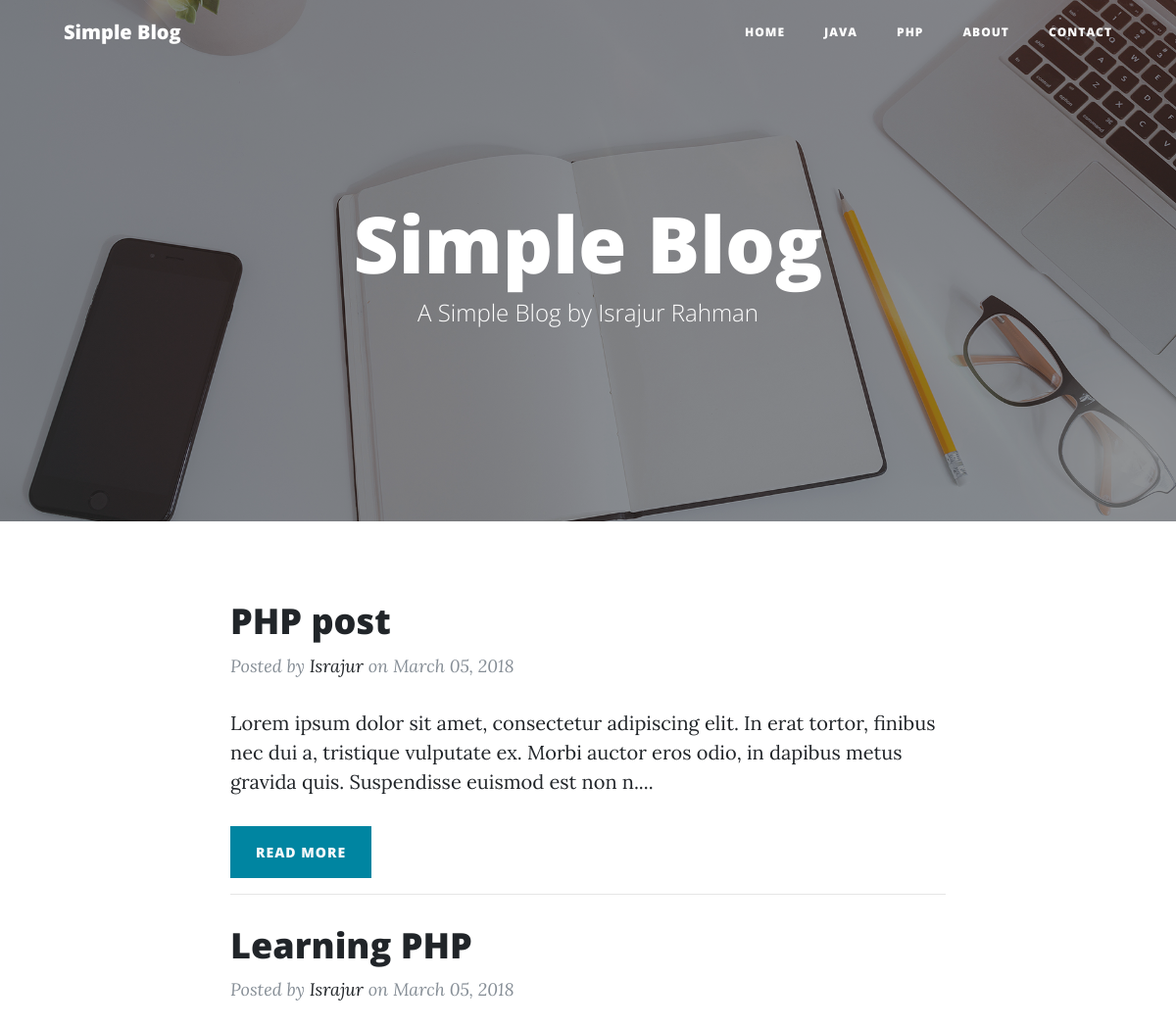
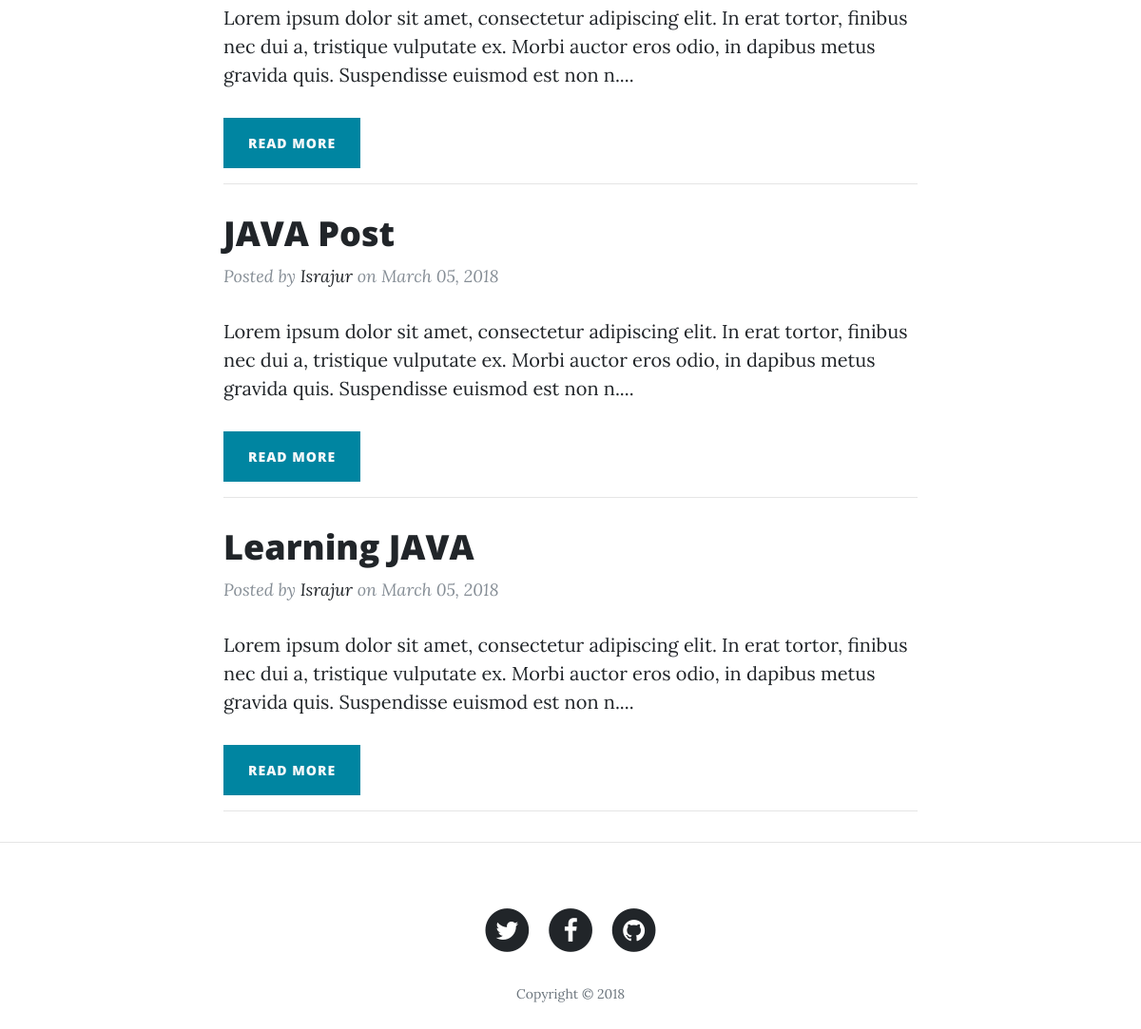
The page / on the database its author committed (2 pictures, top to bottom).
### tables this page shows
CREATE TABLE `categories` (
  `id` int(20) NOT NULL,
  `text` varchar(100) NOT NULL
);

CREATE TABLE `posts` (
  `id` int(11) NOT NULL,
  `title` varchar(200) NOT NULL,
  `category` int(11) NOT NULL,
  `date` varchar(100) NOT NULL,
  `body` longtext NOT NULL,
  `author` varchar(100) NOT NULL,
  `keywords` varchar(200) NOT NULL
);

### index.php (the view)
<?php include('includes/header.php') ?>
<?php include('includes/navbar.php') ?>
<?php
if (isset($_GET['category'])) {
  $category = mysqli_real_escape_string($conn , $_GET['category']);
  $post = "SELECT * FROM posts WHERE category='$category'";
}else {
  $post = "SELECT * FROM posts";
}
$posts = $conn->query($post)
?>
    <header class="masthead" style="background-image: url('assets/img/home-bg.jpg')">
      <div class="overlay"></div>
      <div class="container">
        <div class="row">
          <div class="col-lg-8 col-md-10 mx-auto">
            <div class="site-heading">
              <h1>Simple Blog</h1>
              <span class="subheading">A Simple Blog by Israjur Rahman</span>
            </div>
          </div>
        </div>
      </div>
    </header>
    <div class="container">
      <div class="row">
        <div class="col-lg-8 col-md-10 mx-auto">
        <?php
          if ($posts->num_rows > 0) {
            while ($row = $posts->fetch_assoc()) {
         ?>
          <div class="post-preview">
            <a href="post.php?post=<?php echo $row['id']; ?>">
              <h2 class="post-title">
                <?php echo $row['title']; ?>
              </h2>
            </a>
            <p class="post-meta">Posted by
              <a href="#"><?php echo $row['author']; ?></a>
              on <?php echo $row['date']; ?></p>
              <p>
                <?php $body = $row['body'];
                  echo substr($body, 0, 200) . "....";
                ?>
              </p>
              <a href="post.php?post=<?php echo $row['id']; ?>" class="btn btn-primary text-light">Read More</a>
          </div>
          <hr>
          <?php } } ?>
        </div>
      </div>
    </div>
    <hr>
<?php include('includes/footer.php') ?>

### includes/header.php (shortened to what this page needs)
<?php
include('helpers/db.php');
  $query = "SELECT * FROM categories";
  $categories = $conn->query($query);
?>
<!DOCTYPE html>
<html lang="en">
  <head>
    <link href="assets/vendor/bootstrap/css/bootstrap.min.css" rel="stylesheet">
    <link href="assets/vendor/font-awesome/css/font-awesome.min.css" rel="stylesheet" type="text/css">
    <link href="assets/css/clean-blog.min.css" rel="stylesheet">
  </head>
  <body>

### includes/navbar.php (shortened to what this page needs)
<nav class="navbar navbar-expand-lg navbar-light fixed-top" id="mainNav">
  <div class="container">
    <a class="navbar-brand" href="index.php">Simple Blog</a>
    <div class="collapse navbar-collapse" id="navbarResponsive">
      <ul class="navbar-nav ml-auto">
        <li class="nav-item">
          <a class="nav-link" href="index.php">Home</a>
        </li>
        <?php if ($categories->num_rows > 0) {
          while ($row = $categories->fetch_assoc()) {
        ?>
        <li class="nav-item">
          <a class="nav-link" href="index.php?category=<?php echo $row['id'] ?>"><?php echo $row['text']; ?></a>
        </li>
        <?php } } ?>
        <li class="nav-item">
          <a class="nav-link" href="about.php">About</a>
        </li>
        <li class="nav-item">
          <a class="nav-link" href="contact.php">Contact</a>
        </li>
      </ul>
    </div>
  </div>
</nav>

### includes/footer.php (shortened to what this page needs)
    <footer>
      <div class="container">
        <div class="row">
          <div class="col-lg-8 col-md-10 mx-auto">
            <ul class="list-inline text-center">
              <li class="list-inline-item">
                <a href="#">
                  <span class="fa-stack fa-lg">
                    <i class="fa fa-circle fa-stack-2x"></i>
                    <i class="fa fa-twitter fa-stack-1x fa-inverse"></i>
                  </span>
                </a>
              </li>
              <li class="list-inline-item">
                <a href="#">
                  <span class="fa-stack fa-lg">
                    <i class="fa fa-circle fa-stack-2x"></i>
                    <i class="fa fa-facebook fa-stack-1x fa-inverse"></i>
                  </span>
                </a>
              </li>
              <li class="list-inline-item">
                <a href="#">
                  <span class="fa-stack fa-lg">
                    <i class="fa fa-circle fa-stack-2x"></i>
                    <i class="fa fa-github fa-stack-1x fa-inverse"></i>
                  </span>
                </a>
              </li>
            </ul>
            <p class="copyright text-muted">Copyright &copy; 2018</p>
          </div>
        </div>
      </div>
    </footer>
  </body>
</html>

### rows shown on the page
categories: text "JAVA"
categories: text "PHP"
posts: title "PHP post", author "Israjur", date "March 05, 2018", body "Lorem ipsum dolor sit amet, consectetur adipiscing elit. In erat tortor, finibus nec dui a, tristique vulputate ex. Morbi auctor eros odio, in dapibus metus gravida quis. Suspendisse euismod est non n"
posts: title "Learning PHP", author "Israjur", date "March 05, 2018", body "Lorem ipsum dolor sit amet, consectetur adipiscing elit. In erat tortor, finibus nec dui a, tristique vulputate ex. Morbi auctor eros odio, in dapibus metus gravida quis. Suspendisse euismod est non n"
posts: title "JAVA Post", author "Israjur", date "March 05, 2018", body "Lorem ipsum dolor sit amet, consectetur adipiscing elit. In erat tortor, finibus nec dui a, tristique vulputate ex. Morbi auctor eros odio, in dapibus metus gravida quis. Suspendisse euismod est non n"
posts: title "Learning JAVA", author "Israjur", date "March 05, 2018", body "Lorem ipsum dolor sit amet, consectetur adipiscing elit. In erat tortor, finibus nec dui a, tristique vulputate ex. Morbi auctor eros odio, in dapibus metus gravida quis. Suspendisse euismod est non n"
